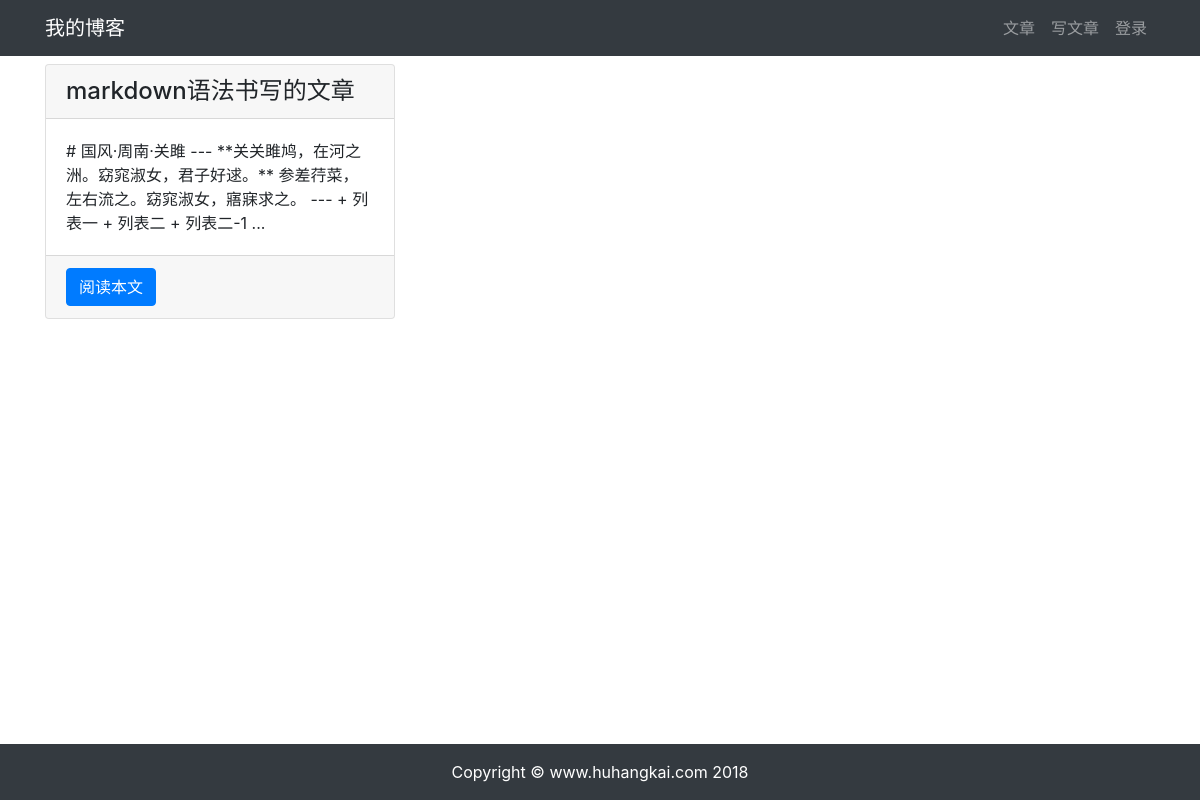
Page /article/article-list/ on the committed database.
### article/models.py (models this page shows, shortened)
class ArticlePost(models.Model):
    author = models.ForeignKey(User, on_delete=models.CASCADE)
    title = models.CharField(max_length=100)
    body = models.TextField()
    created = models.DateTimeField(default=timezone.now)
    updated = models.DateTimeField(auto_now=True)
    class Meta:
        ordering = ('-created',)

### article/views.py (the view)
# urls.py: path('article-list/', views.article_list, name='article_list'),
def article_list(request):
    articles = ArticlePost.objects.all()
    context = {'articles': articles}
    return render(request, 'article/list.html', context)

### templates/article/list.html (shortened to what this page needs)
{% extends "base.html" %}
{% load staticfiles %}
{% block content %}
<div class="container">
    <div class="row mt-2">
        {% for article in articles %}
        <div class="col-4 mb-4">
            <div class="card h-100">
                <h4 class="card-header">{{ article.title }}</h4>
                <div class="card-body">
                    <p class="card-text">{{ article.body|slice:'100' }}...</p>
                </div>
                <div class="card-footer">
                    <a href="{% url 'article:article_detail' article.id %}" class="btn btn-primary">阅读本文</a>
                </div>
            </div>
        </div>
        {% endfor %}
    </div>
</div>
{% endblock content %}

### rows in the picture
ArticlePost: title "markdown语法书写的文章", body "# 国风·周南·关雎 --- **关关雎鸠，在河之洲。窈窕淑女，君子好逑。** 参差荇菜，左右流之。窈窕淑女，寤寐求之。 --- + 列表一 + 列表二 + 列表二-1"
